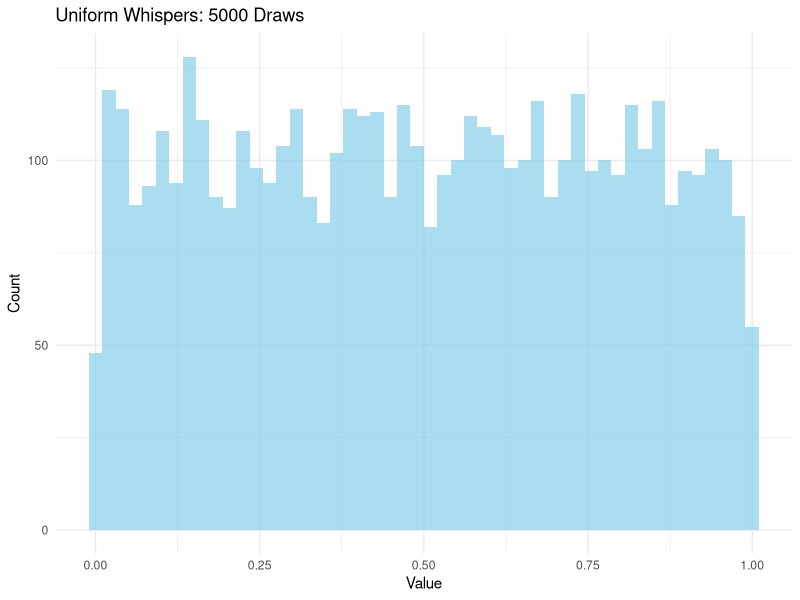

Recreate this plot in R.
## ---- chunk 1
library(ggplot2)
n_draws <- 5000  # Fixed "slider" value—tweak and re-render!
set.seed(123)
uniforms <- runif(n_draws, min = 0, max = 1)
df <- data.frame(x = uniforms)

ggplot(df, aes(x)) + 
  geom_histogram(bins = 50, fill = "skyblue", alpha = 0.7) + 
  labs(title = paste("Uniform Whispers:", n_draws, "Draws"), x = "Value", y = "Count") +
  theme_minimal()
